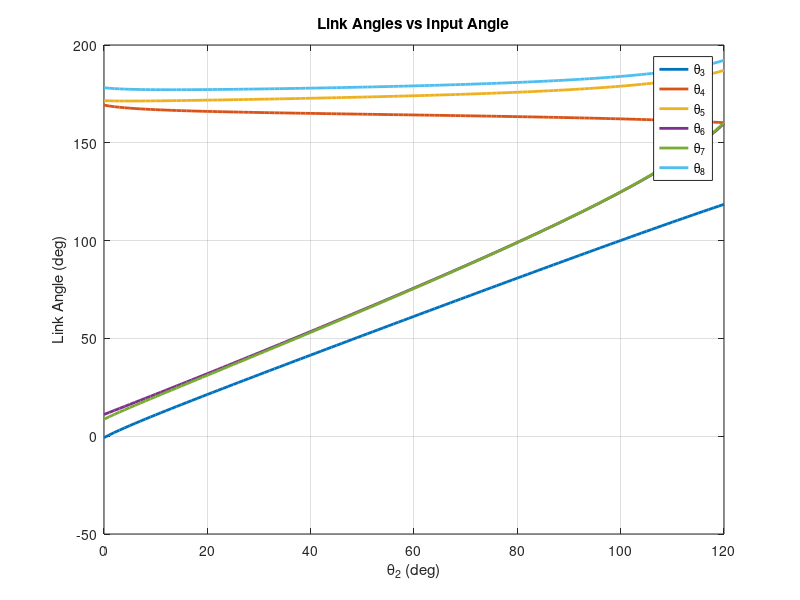
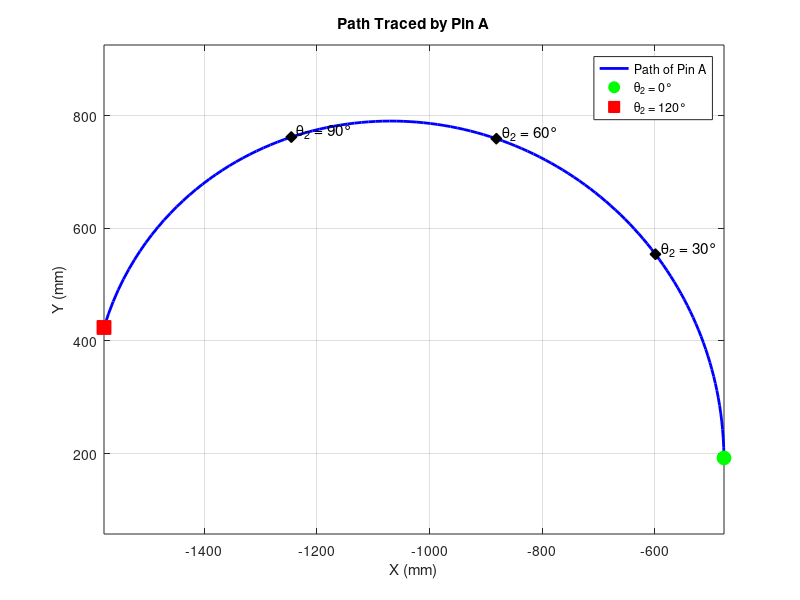
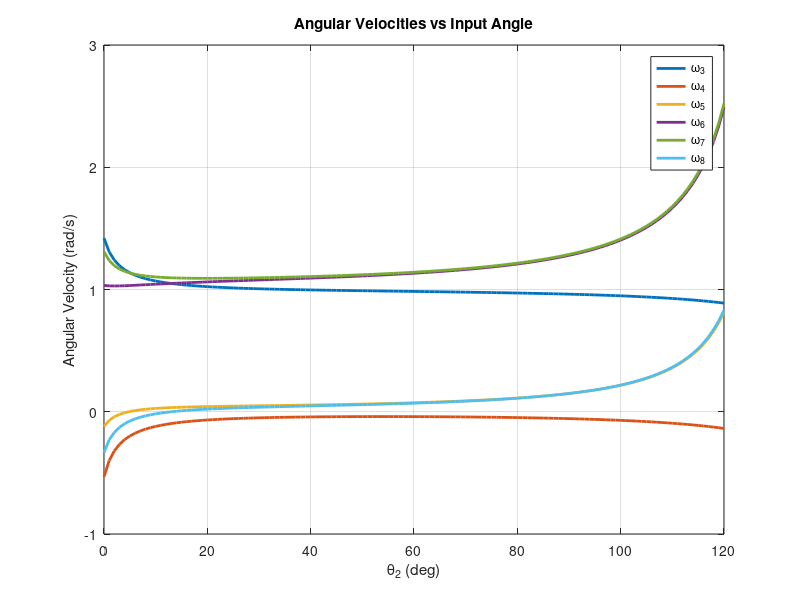
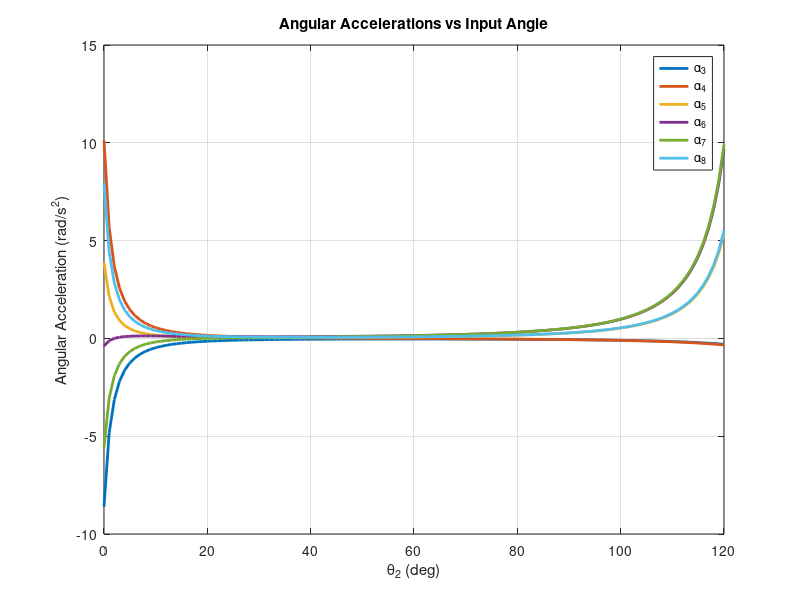

Reproduce these figures in MATLAB, in order. (Note: this script raises an error after producing the figures.)
% ENME 473 Project - Full Kinematics + Kinetics
% Part I: Position, Velocity, Acceleration, Pin A Path
% Part II: Driving Torque using Instantaneous Power Balance

clc;
clear;
close all;

%  USER INPUTS
omega2 = 1;          % rad/s, constant input angular velocity
alpha2 = 0;          % rad/s^2, constant-speed input assumption

m2 = 0.3474;         % kg, input link mass  (CHANGE to your team's value)
m8 = 1.154112;       % kg, output link mass (CHANGE to your team's value)
g  = 9.81;           % m/s^2

%%  KNOWN GEOMETRY  (all lengths in mm)
R1  = sqrt(237.2^2 + 70.6^2);
R2  = 272.4;
R23 = 236.9;
R14 = 279.0;
R3  = 489.9;
R4  = 539.8;
R36 = 342.1;
R46 = 179.3;
R5  = 595.5;
R6  = 378.9;
R7  = 198.2;
R8  = 254.4;
RA  = 336.9;               % distance from joint 7/8 to Pin A along link 8

theta1 = deg2rad(180 - atand(70.6/237.2));
alpha  = deg2rad(3.2);
beta   = deg2rad(3.5);
gamma  = deg2rad(1.8);

RAtot = R8 + RA;           % total distance from link-8 pivot to Pin A (mm)

% Mass moments of inertia about CG  (kg·m²)
R2_m = R2/1000;            % link 2 length in metres
R8_m = R8/1000;            % link 8 length in metres
IG2  = m2 * R2_m^2 / 12;
IG8  = m8 * R8_m^2 / 12;

%% =========================
%  INPUT RANGE
in            = 0:120;              % degrees, 1-degree increments
theta2_vals   = deg2rad(in);        % radians
N             = length(theta2_vals);

%% =========================
%  STORAGE ARRAYS
% --- solved angles (rad) ---
theta23_raw = zeros(1,N);
theta14_raw = zeros(1,N);
theta46_raw = zeros(1,N);
theta36_raw = zeros(1,N);
theta8_raw  = zeros(1,N);
theta7_raw  = zeros(1,N);

% --- angular velocities (rad/s) ---
omega23_vals = zeros(1,N);
omega14_vals = zeros(1,N);
omega46_vals = zeros(1,N);
omega36_vals = zeros(1,N);
omega8_vals  = zeros(1,N);
omega7_vals  = zeros(1,N);

% --- angular accelerations (rad/s²) ---
alpha23_vals = zeros(1,N);
alpha14_vals = zeros(1,N);
alpha46_vals = zeros(1,N);
alpha36_vals = zeros(1,N);
alpha8_vals  = zeros(1,N);
alpha7_vals  = zeros(1,N);

% --- Pin A position (mm), velocity (mm/s), acceleration (mm/s²) ---
Ax      = zeros(1,N);
Ay      = zeros(1,N);
Ax_dot  = zeros(1,N);
Ay_dot  = zeros(1,N);
Ax_ddot = zeros(1,N);
Ay_ddot = zeros(1,N);

% --- link 2 CG kinematics (mm, mm/s, mm/s²) ---
xG2  = zeros(1,N);
yG2  = zeros(1,N);
vxG2 = zeros(1,N);
vyG2 = zeros(1,N);
axG2 = zeros(1,N);
ayG2 = zeros(1,N);

% --- link 8 CG kinematics (mm, mm/s, mm/s²) ---
xG8  = zeros(1,N);
yG8  = zeros(1,N);
vxG8 = zeros(1,N);
vyG8 = zeros(1,N);
axG8 = zeros(1,N);
ayG8 = zeros(1,N);

% --- driving torque ---
T2_drive = zeros(1,N);

%% =========================
%  NEWTON-RAPHSON SETTINGS
%  =========================
% Initial guess chosen to converge to the correct assembly / branch
% for the desired Pin A path.
x = deg2rad([167.5; -4.0; 10.7; 165.4; -4.8; -171.3]);

tol_f   = 1e-8;
tol_x   = 1e-8;
maxIter = 100;

%% =========================
%  MAIN LOOP
for k = 1:N

    theta2 = theta2_vals(k);

    % -------------------------------------------------------
    % (1) POSITION ANALYSIS  —  Newton-Raphson
    for iter = 1:maxIter

        theta23 = x(1);
        theta14 = x(2);
        theta46 = x(3);
        theta36 = x(4);
        theta8  = x(5);
        theta7  = x(6);

        % Vector-loop residuals
        f = [ R2*cos(theta2) + R23*cos(theta23) - R14*cos(theta14) - R1*cos(theta1);
              R2*sin(theta2) + R23*sin(theta23) - R14*sin(theta14) - R1*sin(theta1);
              R2*cos(theta2) + R4*cos(theta23+gamma)  + R46*cos(theta46) - R36*cos(theta36) - R3*cos(theta14+alpha) - R1*cos(theta1);
              R2*sin(theta2) + R4*sin(theta23+gamma)  + R46*sin(theta46) - R36*sin(theta36) - R3*sin(theta14+alpha) - R1*sin(theta1);
              R2*cos(theta2) + R4*cos(theta23+gamma)  + R6*cos(theta46)  - R8*cos(theta8)   + R7*cos(theta7) - R5*cos(theta36+beta) - R3*cos(theta14+alpha) - R1*cos(theta1);
              R2*sin(theta2) + R4*sin(theta23+gamma)  + R6*sin(theta46)  - R8*sin(theta8)   + R7*sin(theta7) - R5*sin(theta36+beta) - R3*sin(theta14+alpha) - R1*sin(theta1)];

        % Jacobian  ∂f/∂[theta23, theta14, theta46, theta36, theta8, theta7]
        J = [-R23*sin(theta23),  R14*sin(theta14),             0,                   0,              0,             0;
              R23*cos(theta23), -R14*cos(theta14),             0,                   0,              0,             0;
             -R4*sin(theta23+gamma),   R3*sin(theta14+alpha),  -R46*sin(theta46),   R36*sin(theta36),     0,             0;
              R4*cos(theta23+gamma),  -R3*cos(theta14+alpha),   R46*cos(theta46),  -R36*cos(theta36),     0,             0;
             -R4*sin(theta23+gamma),   R3*sin(theta14+alpha),   -R6*sin(theta46),   R5*sin(theta36+beta),  R8*sin(theta8), -R7*sin(theta7);
              R4*cos(theta23+gamma),  -R3*cos(theta14+alpha),    R6*cos(theta46),  -R5*cos(theta36+beta), -R8*cos(theta8),  R7*cos(theta7)];

        dx    = J \ f;
        x_new = x - dx;

        % Wrap angles to [-π, π] to stay in the correct branch
        x_new = atan2(sin(x_new), cos(x_new));

        if norm(f, inf) < tol_f && norm(x_new - x, inf) < tol_x
            x = x_new;
            break;
        end

        x = x_new;
    end

    if iter == maxIter
        error('Newton-Raphson did not converge at theta2 = %g deg.', in(k));
    end

    theta23 = x(1);
    theta14 = x(2);
    theta46 = x(3);
    theta36 = x(4);
    theta8  = x(5);
    theta7  = x(6);

    % Store raw posture results
    theta23_raw(k) = theta23;
    theta14_raw(k) = theta14;
    theta46_raw(k) = theta46;
    theta36_raw(k) = theta36;
    theta8_raw(k)  = theta8;
    theta7_raw(k)  = theta7;

    % Rebuild Jacobian at converged posture (reused for velocity & acceleration)
    J = [-R23*sin(theta23),  R14*sin(theta14),             0,                   0,              0,             0;
          R23*cos(theta23), -R14*cos(theta14),             0,                   0,              0,             0;
         -R4*sin(theta23+gamma),   R3*sin(theta14+alpha),  -R46*sin(theta46),   R36*sin(theta36),     0,             0;
          R4*cos(theta23+gamma),  -R3*cos(theta14+alpha),   R46*cos(theta46),  -R36*cos(theta36),     0,             0;
         -R4*sin(theta23+gamma),   R3*sin(theta14+alpha),   -R6*sin(theta46),   R5*sin(theta36+beta),  R8*sin(theta8), -R7*sin(theta7);
          R4*cos(theta23+gamma),  -R3*cos(theta14+alpha),    R6*cos(theta46),  -R5*cos(theta36+beta), -R8*cos(theta8),  R7*cos(theta7)];

    % -------------------------------------------------------
    % (2) VELOCITY ANALYSIS   J * ω_vec = b_vel
    %     b_vel comes from d/dt of each position loop equation,
    %     isolating the omega2 contribution to the RHS.
    % -------------------------------------------------------
    b_vel = omega2 * [ R2*sin(theta2);
                      -R2*cos(theta2);
                       R2*sin(theta2);
                      -R2*cos(theta2);
                       R2*sin(theta2);
                      -R2*cos(theta2)];

    omega_vec = J \ b_vel;
    % omega_vec = [omega23; omega14; omega46; omega36; omega8; omega7]

    omega23 = omega_vec(1);
    omega14 = omega_vec(2);
    omega46 = omega_vec(3);
    omega36 = omega_vec(4);
    omega8  = omega_vec(5);
    omega7  = omega_vec(6);

    omega23_vals(k) = omega23;
    omega14_vals(k) = omega14;
    omega46_vals(k) = omega46;
    omega36_vals(k) = omega36;
    omega8_vals(k)  = omega8;
    omega7_vals(k)  = omega7;

    % -------------------------------------------------------
    % (3) ACCELERATION ANALYSIS   J * α_vec = rhs_acc
    %     RHS = centripetal terms (all −R·ω²·[cos; sin] contributions
    %     moved to the right-hand side after differentiating velocities).
    rhs_acc = [ R2*cos(theta2)*omega2^2  + R23*cos(theta23)*omega23^2  - R14*cos(theta14)*omega14^2;
                R2*sin(theta2)*omega2^2  + R23*sin(theta23)*omega23^2  - R14*sin(theta14)*omega14^2;
                R2*cos(theta2)*omega2^2  + R4*cos(theta23+gamma)*omega23^2   + R46*cos(theta46)*omega46^2 - R36*cos(theta36)*omega36^2 - R3*cos(theta14+alpha)*omega14^2;
                R2*sin(theta2)*omega2^2  + R4*sin(theta23+gamma)*omega23^2   + R46*sin(theta46)*omega46^2 - R36*sin(theta36)*omega36^2 - R3*sin(theta14+alpha)*omega14^2;
                R2*cos(theta2)*omega2^2  + R4*cos(theta23+gamma)*omega23^2   + R6*cos(theta46)*omega46^2  - R8*cos(theta8)*omega8^2   + R7*cos(theta7)*omega7^2 - R5*cos(theta36+beta)*omega36^2 - R3*cos(theta14+alpha)*omega14^2;
                R2*sin(theta2)*omega2^2  + R4*sin(theta23+gamma)*omega23^2   + R6*sin(theta46)*omega46^2  - R8*sin(theta8)*omega8^2   + R7*sin(theta7)*omega7^2 - R5*sin(theta36+beta)*omega36^2 - R3*sin(theta14+alpha)*omega14^2];

    alpha_vec = J \ rhs_acc;
    % alpha_vec = [alpha23; alpha14; alpha46; alpha36; alpha8; alpha7]

    alpha23 = alpha_vec(1);
    alpha14 = alpha_vec(2);
    alpha46 = alpha_vec(3);
    alpha36 = alpha_vec(4);
    alpha8  = alpha_vec(5);
    alpha7  = alpha_vec(6);

    alpha23_vals(k) = alpha23;
    alpha14_vals(k) = alpha14;
    alpha46_vals(k) = alpha46;
    alpha36_vals(k) = alpha36;
    alpha8_vals(k)  = alpha8;
    alpha7_vals(k)  = alpha7;

    % -------------------------------------------------------
    % (4) PIN A  POSITION, VELOCITY, ACCELERATION
    Ax(k) = R2*cos(theta2) + R4*cos(theta23+gamma) + R6*cos(theta46) - RAtot*cos(theta8);
    Ay(k) = R2*sin(theta2) + R4*sin(theta23+gamma) + R6*sin(theta46) - RAtot*sin(theta8);

    Ax_dot(k) = -R2*sin(theta2)*omega2 ...
                -R4*sin(theta23+gamma)*omega23 ...
                -R6*sin(theta46)*omega46 ...
                +RAtot*sin(theta8)*omega8;

    Ay_dot(k) =  R2*cos(theta2)*omega2 ...
                +R4*cos(theta23+gamma)*omega23 ...
                +R6*cos(theta46)*omega46 ...
                -RAtot*cos(theta8)*omega8;

    Ax_ddot(k) = -R2*cos(theta2)*omega2^2 ...
                 -R4*cos(theta23+gamma)*omega23^2 - R4*sin(theta23+gamma)*alpha23 ...
                 -R6*cos(theta46)*omega46^2 - R6*sin(theta46)*alpha46 ...
                 +RAtot*cos(theta8)*omega8^2 + RAtot*sin(theta8)*alpha8;

    % CORRECTED: was "+RAtot*sin(theta8)*alpha8" — now "-RAtot*cos(theta8)*alpha8"
    Ay_ddot(k) = -R2*sin(theta2)*omega2^2 ...
                 -R4*sin(theta23+gamma)*omega23^2 + R4*cos(theta23+gamma)*alpha23 ...
                 -R6*sin(theta46)*omega46^2 + R6*cos(theta46)*alpha46 ...
                 +RAtot*sin(theta8)*omega8^2 - RAtot*cos(theta8)*alpha8;

    % -------------------------------------------------------
    % (5) LINK 2 CG KINEMATICS
    %     CG at midpoint of link 2 (from ground pivot O2):
    %       xG2 = (R2/2)·cos(θ2),  yG2 = (R2/2)·sin(θ2)
    xG2(k)  =  (R2/2)*cos(theta2);
    yG2(k)  =  (R2/2)*sin(theta2);

    vxG2(k) = -(R2/2)*sin(theta2)*omega2;
    vyG2(k)  =  (R2/2)*cos(theta2)*omega2;

    axG2(k) = -(R2/2)*cos(theta2)*omega2^2 - (R2/2)*sin(theta2)*alpha2;
    ayG2(k) = -(R2/2)*sin(theta2)*omega2^2 + (R2/2)*cos(theta2)*alpha2;

    % -------------------------------------------------------
    % (6) LINK 8 CG KINEMATICS

    xP = R2*cos(theta2) + R4*cos(theta23+gamma) + R6*cos(theta46);
    yP = R2*sin(theta2) + R4*sin(theta23+gamma) + R6*sin(theta46);

    vxP = -R2*sin(theta2)*omega2 ...
          -R4*sin(theta23+gamma)*omega23 ...
          -R6*sin(theta46)*omega46;

    vyP =  R2*cos(theta2)*omega2 ...
          +R4*cos(theta23+gamma)*omega23 ...
          +R6*cos(theta46)*omega46;

    axP = -R2*cos(theta2)*omega2^2 ...
          -R2*sin(theta2)*alpha2 ...
          -R4*cos(theta23+gamma)*omega23^2 - R4*sin(theta23+gamma)*alpha23 ...
          -R6*cos(theta46)*omega46^2 - R6*sin(theta46)*alpha46;

    ayP = -R2*sin(theta2)*omega2^2 ...
          +R2*cos(theta2)*alpha2 ...
          -R4*sin(theta23+gamma)*omega23^2 + R4*cos(theta23+gamma)*alpha23 ...
          -R6*sin(theta46)*omega46^2 + R6*cos(theta46)*alpha46;

    xG8(k)  = xP - (R8/2)*cos(theta8);
    yG8(k)  = yP - (R8/2)*sin(theta8);

    vxG8(k) = vxP + (R8/2)*sin(theta8)*omega8;
    vyG8(k) = vyP - (R8/2)*cos(theta8)*omega8;

    axG8(k) = axP + (R8/2)*cos(theta8)*omega8^2 + (R8/2)*sin(theta8)*alpha8;
    ayG8(k) = ayP + (R8/2)*sin(theta8)*omega8^2 - (R8/2)*cos(theta8)*alpha8;

    % -------------------------------------------------------
    % (7) DRIVING TORQUE  —  Instantaneous Power Balance
    % Convert mm-based quantities to SI (m, m/s, m/s²)
    vG2x_si = vxG2(k)/1000;   vG2y_si = vyG2(k)/1000;
    aG2x_si = axG2(k)/1000;   aG2y_si = ayG2(k)/1000;

    vG8x_si = vxG8(k)/1000;   vG8y_si = vyG8(k)/1000;
    aG8x_si = axG8(k)/1000;   aG8y_si = ayG8(k)/1000;

    % Rate of change of kinetic energy for each link  (W)
    Kdot2 = m2*(aG2x_si*vG2x_si + aG2y_si*vG2y_si) + IG2*alpha2*omega2;
    Kdot8 = m8*(aG8x_si*vG8x_si + aG8y_si*vG8y_si) + IG8*alpha8*omega8;

    % T2·ω2 = Kdot_total + m·g·ẏG  (gravity power — positive when CG rises)
    T2_drive(k) = (Kdot2 + Kdot8 ...
                   + m2*g*vG2y_si ...
                   + m8*g*vG8y_si) / omega2;
end

%% =========================
%  POST-PROCESS ANGLES
theta23_deg = rad2deg(unwrap(theta23_raw));
theta14_deg = rad2deg(unwrap(theta14_raw));
theta46_deg = rad2deg(unwrap(theta46_raw));
theta36_deg = rad2deg(unwrap(theta36_raw));
theta8_deg  = rad2deg(unwrap(theta8_raw));
theta7_deg  = rad2deg(unwrap(theta7_raw));

% Physical moving-link angles for reporting
theta3_deg      = theta14_deg + rad2deg(alpha);
theta4_deg      = theta23_deg + rad2deg(gamma);
theta5_deg      = theta36_deg + rad2deg(beta);
theta6_deg      = theta46_deg;
theta7_plot_deg = theta7_deg  + 180;
theta8_plot_deg = theta8_deg  + 180;

% Physical link angular velocities
omega3_vals      = omega14_vals;
omega4_vals      = omega23_vals;
omega5_vals      = omega36_vals;
omega6_vals      = omega46_vals;
omega7_plot_vals = omega7_vals;
omega8_plot_vals = omega8_vals;

% Physical link angular accelerations
alpha3_plot_vals = alpha14_vals;
alpha4_plot_vals = alpha23_vals;
alpha5_plot_vals = alpha36_vals;
alpha6_plot_vals = alpha46_vals;
alpha7_plot_vals = alpha7_vals;
alpha8_plot_vals = alpha8_vals;

%% =========================
%  PLOTS
% resolve repo-root/exports as the output directory
scriptDir = fileparts(mfilename('fullpath'));
repoRoot = scriptDir;
while ~isfolder(fullfile(repoRoot, '.git'))
    parentDir = fileparts(repoRoot);
    if strcmp(parentDir, repoRoot)
        repoRoot = scriptDir; % fallback if .git not found
        break;
    end
    repoRoot = parentDir;
end
scriptDir = fullfile(repoRoot, 'exports');
if ~isfolder(scriptDir); mkdir(scriptDir); end

% 1) Link angles vs input angle
figure
plot(in, theta3_deg, 'LineWidth', 2); hold on
plot(in, theta4_deg, 'LineWidth', 2)
plot(in, theta5_deg, 'LineWidth', 2)
plot(in, theta6_deg, 'LineWidth', 2)
plot(in, theta7_plot_deg, 'LineWidth', 2)
plot(in, theta8_plot_deg, 'LineWidth', 2)
xlabel('\theta_2 (deg)')
ylabel('Link Angle (deg)')
title('Link Angles vs Input Angle')
legend('\theta_3','\theta_4','\theta_5','\theta_6','\theta_7','\theta_8','Location','best')
grid on; box on
exportgraphics(gcf, fullfile(scriptDir, 'ENME473_LinkAngles.png'), 'Resolution', 600);

% 2) Path traced by Pin A
figure
plot(Ax, Ay, 'b-', 'LineWidth', 2); hold on
plot(Ax(1),   Ay(1),   'go', 'MarkerSize', 10, 'MarkerFaceColor', 'g', ...
    'DisplayName', '\theta_2 = 0°')
plot(Ax(end), Ay(end), 'rs', 'MarkerSize', 10, 'MarkerFaceColor', 'r', ...
    'DisplayName', '\theta_2 = 120°')
markAngles = [30 60 90];
for n = 1:length(markAngles)
    idx = markAngles(n) + 1;
    plot(Ax(idx), Ay(idx), 'kd', 'MarkerSize', 8, 'MarkerFaceColor', 'k', ...
        'HandleVisibility', 'off')
    text(Ax(idx)+10, Ay(idx)+10, sprintf('\\theta_2 = %d°', markAngles(n)), ...
        'FontSize', 11)
end
xlabel('X (mm)'); ylabel('Y (mm)')
title('Path Traced by Pin A')
legend('Path of Pin A', '\theta_2 = 0°', '\theta_2 = 120°', 'Location', 'best')
grid on; box on; axis equal
exportgraphics(gcf, fullfile(scriptDir, 'ENME473_PinA_Path.png'), 'Resolution', 600);

% 3) Angular velocities vs input angle
figure
plot(in, omega3_vals, 'LineWidth', 2); hold on
plot(in, omega4_vals, 'LineWidth', 2)
plot(in, omega5_vals, 'LineWidth', 2)
plot(in, omega6_vals, 'LineWidth', 2)
plot(in, omega7_plot_vals, 'LineWidth', 2)
plot(in, omega8_plot_vals, 'LineWidth', 2)
xlabel('\theta_2 (deg)')
ylabel('Angular Velocity (rad/s)')
title('Angular Velocities vs Input Angle')
legend('\omega_3','\omega_4','\omega_5','\omega_6','\omega_7','\omega_8','Location','best')
grid on; box on
exportgraphics(gcf, fullfile(scriptDir, 'ENME473_AngularVelocities.png'), 'Resolution', 600);

% 4) Angular accelerations vs input angle
figure
plot(in, alpha3_plot_vals, 'LineWidth', 2); hold on
plot(in, alpha4_plot_vals, 'LineWidth', 2)
plot(in, alpha5_plot_vals, 'LineWidth', 2)
plot(in, alpha6_plot_vals, 'LineWidth', 2)
plot(in, alpha7_plot_vals, 'LineWidth', 2)
plot(in, alpha8_plot_vals, 'LineWidth', 2)
xlabel('\theta_2 (deg)')
ylabel('Angular Acceleration (rad/s^2)')
title('Angular Accelerations vs Input Angle')
legend('\alpha_3','\alpha_4','\alpha_5','\alpha_6','\alpha_7','\alpha_8','Location','best')
grid on; box on
exportgraphics(gcf, fullfile(scriptDir, 'ENME473_AngularAccelerations.png'), 'Resolution', 600);

% 5) Pin A velocity vs input angle
figure
plot(in, Ax_dot, 'LineWidth', 2); hold on
plot(in, Ay_dot, 'LineWidth', 2)
xlabel('\theta_2 (deg)')
ylabel('Velocity (mm/s)')
title('Pin A Velocity vs Input Angle')
legend('v_{Ax}', 'v_{Ay}', 'Location', 'best')
grid on; box on
exportgraphics(gcf, fullfile(scriptDir, 'ENME473_PinA_Velocity.png'), 'Resolution', 600);

% 6) Pin A acceleration vs input angle
figure
plot(in, Ax_ddot, 'LineWidth', 2); hold on
plot(in, Ay_ddot, 'LineWidth', 2)
xlabel('\theta_2 (deg)')
ylabel('Acceleration (mm/s^2)')
title('Pin A Acceleration vs Input Angle')
legend('a_{Ax}', 'a_{Ay}', 'Location', 'best')
grid on; box on
exportgraphics(gcf, fullfile(scriptDir, 'ENME473_PinA_Acceleration.png'), 'Resolution', 600);

% 7) Driving torque vs input angle
figure
plot(in, T2_drive, 'LineWidth', 2)
xlabel('\theta_2 (deg)')
ylabel('Driving Torque T_2 (N\cdotm)')
title(sprintf('Driving Torque vs Input Angle  (m_2 = %.4f kg,  m_8 = %.4f kg)', m2, m8))
grid on; box on
exportgraphics(gcf, fullfile(scriptDir, 'ENME473_DrivingTorque.png'), 'Resolution', 600);

%% =========================
%  WRITE RESULTS TO EXCEL
filename = fullfile(scriptDir, 'ENME473_FullResults.xlsx');

T_angles = table(in', theta3_deg', theta4_deg', theta5_deg', theta6_deg', ...
    theta7_plot_deg', theta8_plot_deg', ...
    'VariableNames', {'Theta2_deg','Theta3_deg','Theta4_deg','Theta5_deg', ...
                      'Theta6_deg','Theta7_deg','Theta8_deg'});
writetable(T_angles, filename, 'Sheet', 'Link Angles');

T_vel = table(in', omega3_vals', omega4_vals', omega5_vals', omega6_vals', ...
    omega7_plot_vals', omega8_plot_vals', ...
    'VariableNames', {'Theta2_deg','omega3','omega4','omega5','omega6','omega7','omega8'});
writetable(T_vel, filename, 'Sheet', 'Angular Velocities');

T_acc = table(in', alpha3_plot_vals', alpha4_plot_vals', alpha5_plot_vals', ...
    alpha6_plot_vals', alpha7_plot_vals', alpha8_plot_vals', ...
    'VariableNames', {'Theta2_deg','alpha3','alpha4','alpha5','alpha6','alpha7','alpha8'});
writetable(T_acc, filename, 'Sheet', 'Angular Accelerations');

T_pinA = table(in', Ax', Ay', Ax_dot', Ay_dot', Ax_ddot', Ay_ddot', ...
    'VariableNames', {'Theta2_deg','X_A_mm','Y_A_mm', ...
                      'Vx_A_mm_s','Vy_A_mm_s','Ax_A_mm_s2','Ay_A_mm_s2'});
writetable(T_pinA, filename, 'Sheet', 'Pin A');

T_cg = table(in', xG2', yG2', vxG2', vyG2', axG2', ayG2', ...
    xG8', yG8', vxG8', vyG8', axG8', ayG8', ...
    'VariableNames', {'Theta2_deg', ...
    'xG2_mm','yG2_mm','vxG2_mm_s','vyG2_mm_s','axG2_mm_s2','ayG2_mm_s2', ...
    'xG8_mm','yG8_mm','vxG8_mm_s','vyG8_mm_s','axG8_mm_s2','ayG8_mm_s2'});
writetable(T_cg, filename, 'Sheet', 'CG Kinematics');

T_torque = table(in', T2_drive', ...
    'VariableNames', {'Theta2_deg','DrivingTorque_Nm'});
writetable(T_torque, filename, 'Sheet', 'Driving Torque');

%% =========================
%  DEDICATED TORQUE EXCEL FILE
%  Exports theta2 vs T2 to a standalone, clearly labelled spreadsheet.
torque_filename = fullfile(scriptDir, 'ENME473_DrivingTorque.xlsx');

% --- Main data table: theta2 and T2 for every 1-degree increment ----------
T_torque_export = table(in', T2_drive', ...
    'VariableNames', {'Theta2_deg', 'DrivingTorque_Nm'});
writetable(T_torque_export, torque_filename, 'Sheet', 'Torque vs Theta');

% --- Summary statistics appended below the data via writecell -------------
[maxT, idxMaxT] = max(T2_drive);
[minT, idxMinT] = min(T2_drive);

summaryData = {
    '',           '';
    'Summary',    '';
    'omega2 (rad/s)',            omega2;
    'alpha2 (rad/s^2)',          alpha2;
    'Input link mass m2 (kg)',   m2;
    'Output link mass m8 (kg)',  m8;
    'Max T2 (N·m)',              maxT;
    'Max T2 at theta2 (deg)',    in(idxMaxT);
    'Min T2 (N·m)',              minT;
    'Min T2 at theta2 (deg)',    in(idxMinT);
};
% Write summary below the data (data occupies rows 1 to N+1, so start at N+3)
startRow = length(in) + 3;
writecell(summaryData, torque_filename, 'Sheet', 'Torque vs Theta', ...
    'Range', sprintf('A%d', startRow));

fprintf('\nDriving torque data written to: %s\n', torque_filename);
fprintf('  Sheet : Torque vs Theta\n');
fprintf('  Rows  : %d data rows (theta2 = 0 to %d deg, 1-deg steps)\n', ...
    length(in), in(end));
fprintf('  Max T2 = %.6f N·m at theta2 = %d deg\n', maxT, in(idxMaxT));
fprintf('  Min T2 = %.6f N·m at theta2 = %d deg\n', minT, in(idxMinT));

%% =========================
%  PRINT KEY RESULTS
idx = [1 31 61 91 121];   % theta2 = 0, 30, 60, 90, 120 deg

fprintf('\n====================================================\n');
fprintf('ENME 473 PROJECT RESULTS SUMMARY\n');
fprintf('====================================================\n');
fprintf('Input angular velocity  omega2 = %.4f rad/s\n', omega2);
fprintf('Input angular accel.   alpha2 = %.4f rad/s^2\n', alpha2);
fprintf('Input  link mass           m2 = %.4f kg\n', m2);
fprintf('Output link mass           m8 = %.4f kg\n', m8);
fprintf('Results written to %s\n', filename);

fprintf('\n=== Pin A Position (mm) ===\n');
fprintf('%10s %14s %14s\n', 'Theta2', 'X_A', 'Y_A');
for k = idx
    fprintf('%10d %14.4f %14.4f\n', in(k), Ax(k), Ay(k));
end

fprintf('\n=== Pin A Velocity (mm/s) ===\n');
fprintf('%10s %14s %14s\n', 'Theta2', 'Vx_A', 'Vy_A');
for k = idx
    fprintf('%10d %14.4f %14.4f\n', in(k), Ax_dot(k), Ay_dot(k));
end

fprintf('\n=== Pin A Acceleration (mm/s^2) ===\n');
fprintf('%10s %14s %14s\n', 'Theta2', 'Ax_A', 'Ay_A');
for k = idx
    fprintf('%10d %14.4f %14.4f\n', in(k), Ax_ddot(k), Ay_ddot(k));
end

fprintf('\n=== Driving Torque (N·m) ===\n');
fprintf('%10s %14s\n', 'Theta2', 'T2');
for k = idx
    fprintf('%10d %14.6f\n', in(k), T2_drive(k));
end

[maxTorque, idxMax] = max(T2_drive);
[minTorque, idxMin] = min(T2_drive);

fprintf('\nMaximum driving torque = %.6f N·m at theta2 = %d deg\n', maxTorque, in(idxMax));
fprintf('Minimum driving torque = %.6f N·m at theta2 = %d deg\n', minTorque, in(idxMin));
fprintf('Negative torque means the actuator is braking/resisting the motion.\n');
